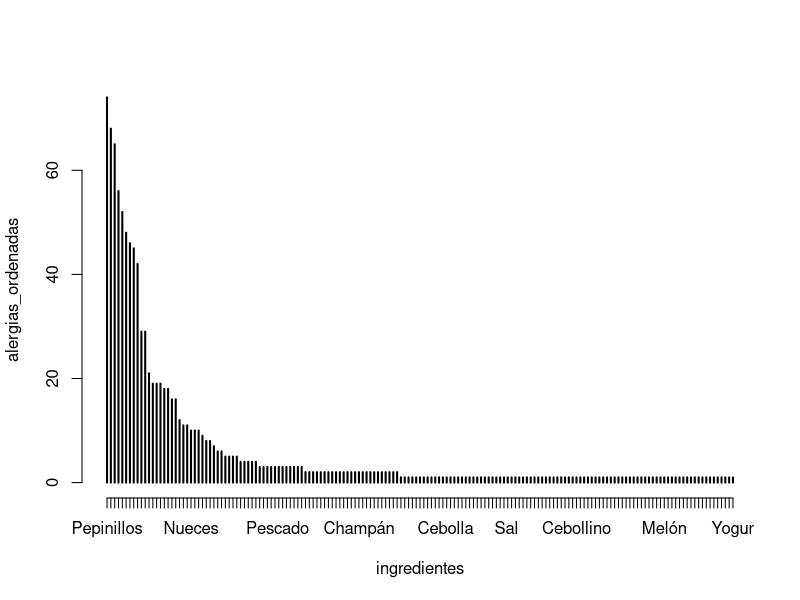

Recreate this plot in R.
# Cargar el dataset
data <- read.csv("usuarios.csv", sep=";")

# Calcular la frecuencia de las alergias

# strsplit para dividir los nombres separados por coma
# en elementos individuales

ingredientes_separados <- strsplit(data$alergias, ",")

# unlist para crear un vector para poner los nombres separados
ingredientes <- unlist(ingredientes_separados)

tabla_de_frecuencia <- table(ingredientes)

# ordenar de menor a mayor las frecuencias
alergias_ordenadas <- sort(tabla_de_frecuencia, decreasing = TRUE)

alergia_mas_comun <- names(alergias_ordenadas)[1] # alergia ubicada en el #1

# Imprimir el resultado
cat("La alergia más común es:", alergia_mas_comun)

# graficar
plot(alergias_ordenadas)
